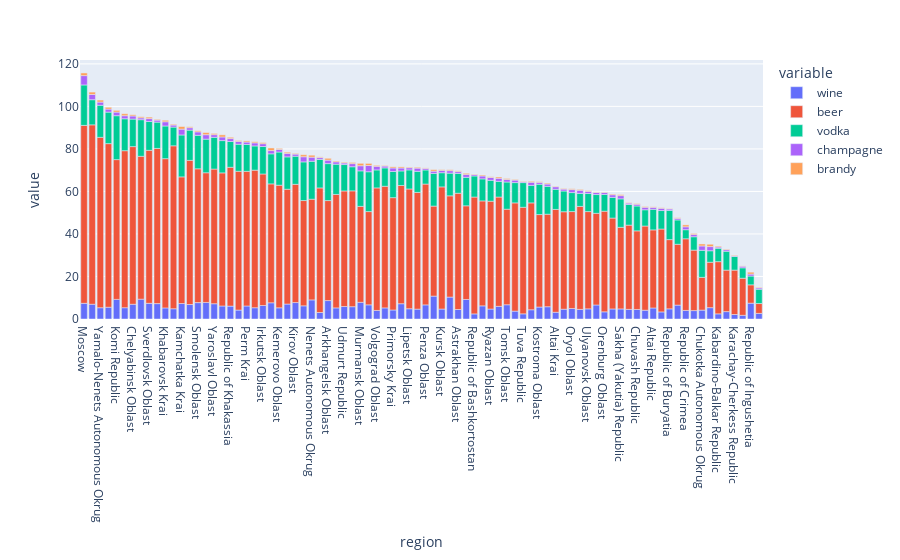

Notebook code cell kept with this figure:
### Code cell
fig = px.bar(df_region, x='region', y=drink_cat).update_xaxes(categoryorder="total descending")
fig.show()

### Figure 1 — Plotly figure (JSON) as saved in the notebook; plotly's stock layout.template omitted (floating-point values rounded to 4 significant figures)
{"data": [{"alignmentgroup": "True", "hovertemplate": "variable=wine<br>region=%{x}<br>value=%{y}<extra></extra>", "legendgroup": "wine", "marker": {"color": "#636efa", "pattern": {"shape": ""}}, "name": "wine", "offsetgroup": "wine", "orientation": "v", "showlegend": true, "textposition": "auto", "type": "bar", "x": ["Altai Krai", "Altai Republic", "Amur Oblast", "Arkhangelsk Oblast", "Astrakhan Oblast", "Belgorod Oblast", "Bryansk Oblast", "Chelyabinsk Oblast", "Chukotka Autonomous Okrug", "Chuvash Republic", "Irkutsk Oblast", "Ivanovo Oblast", "Jewish Autonomous Oblast", "Kabardino-Balkar Republic", "Kaliningrad Oblast", "Kaluga Oblast", "Kamchatka Krai", "Karachay-Cherkess Republic", "Kemerovo Oblast", "Khabarovsk Krai", "Khanty–Mansi Autonomous Okrug – Yugra", "Kirov Oblast", "Komi Republic", "Kostroma Oblast", "Krasnodar Krai", "Krasnoyarsk Krai", "Kurgan Oblast", "Kursk Oblast", "Leningrad Oblast", "Lipetsk Oblast", "Magadan Oblast", "Mari El Republic", "Moscow", "Moscow Oblast", "Murmansk Oblast", "Nenets Autonomous Okrug", "Nizhny Novgorod Oblast", "Novgorod Oblast", "Novosibirsk Oblast", "Omsk Oblast", "Orenburg Oblast", "Oryol Oblast", "Penza Oblast", "Perm Krai", "Primorsky Krai", "Pskov Oblast", "Republic of Adygea", "Republic of Bashkortostan", "Republic of Buryatia", "Republic of Crimea", "Republic of Dagestan", "Republic of Ingushetia", "Republic of Kalmykia", "Republic of Karelia", "Republic of Khakassia", "Republic of Mordovia", "Republic of North Ossetia-Alania", "Republic of Tatarstan", "Rostov Oblast", "Ryazan Oblast", "Saint Petersburg", "Sakha (Yakutia) Republic", "Sakhalin Oblast", "Samara Oblast", "Saratov Oblast", "Sevastopol", "Smolensk Oblast", "Stavropol Krai", "Sverdlovsk Oblast", "Tambov Oblast", "Tomsk Oblast", "Tula Oblast", "Tuva Republic", "Tver Oblast", "Tyumen Oblast", "Udmurt Republic", "Ulyanovsk Oblast", "Vladimir Oblast", "Volgograd Oblast", "Vologda Oblast", "Voronezh Oblast", "Yamalo-Nenets Autonomous Okrug", "Yaroslavl Oblast", "Zabaykalsky Krai"], "xaxis": "x", "y": [3.174, 5.19, 5.222, 8.67, 4.469, 3.337, 6.593, 6.944, 4.175, 4.486, 6.353, 7.237, 4.614, 2.424, 7.636, 5.787, 7.278, 2.119, 5.262, 5.221, 5.321, 7.733, 9.224, 5.627, 7.193, 5.301, 5.22, 4.691, 7.786, 4.825, 6.662, 6.53, 7.382, 6.126, 7.854, 8.986, 6.187, 9.185, 4.205, 4.827, 3.379, 4.953, 6.635, 6.13, 4.244, 10.31, 3.963, 2.397, 4.779, 4.033, 2.635, 7.45, 3.472, 10.76, 6.069, 4.529, 1.743, 3.058, 4.527, 4.693, 6.953, 4.746, 6.2, 4.351, 4.129, 5.333, 7.709, 5.962, 7.383, 3.709, 6.701, 4.728, 2.429, 7.036, 5.542, 5.871, 4.779, 5.775, 4.027, 9.328, 4.638, 5.312, 7.193, 6.806], "yaxis": "y"}, {"alignmentgroup": "True", "hovertemplate": "variable=beer<br>region=%{x}<br>value=%{y}<extra></extra>", "legendgroup": "beer", "marker": {"color": "#EF553B", "pattern": {"shape": ""}}, "name": "beer", "offsetgroup": "beer", "orientation": "v", "showlegend": true, "textposition": "auto", "type": "bar", "x": ["Altai Krai", "Altai Republic", "Amur Oblast", "Arkhangelsk Oblast", "Astrakhan Oblast", "Belgorod Oblast", "Bryansk Oblast", "Chelyabinsk Oblast", "Chukotka Autonomous Okrug", "Chuvash Republic", "Irkutsk Oblast", "Ivanovo Oblast", "Jewish Autonomous Oblast", "Kabardino-Balkar Republic", "Kaliningrad Oblast", "Kaluga Oblast", "Kamchatka Krai", "Karachay-Cherkess Republic", "Kemerovo Oblast", "Khabarovsk Krai", "Khanty–Mansi Autonomous Okrug – Yugra", "Kirov Oblast", "Komi Republic", "Kostroma Oblast", "Krasnodar Krai", "Krasnoyarsk Krai", "Kurgan Oblast", "Kursk Oblast", "Leningrad Oblast", "Lipetsk Oblast", "Magadan Oblast", "Mari El Republic", "Moscow", "Moscow Oblast", "Murmansk Oblast", "Nenets Autonomous Okrug", "Nizhny Novgorod Oblast", "Novgorod Oblast", "Novosibirsk Oblast", "Omsk Oblast", "Orenburg Oblast", "Oryol Oblast", "Penza Oblast", "Perm Krai", "Primorsky Krai", "Pskov Oblast", "Republic of Adygea", "Republic of Bashkortostan", "Republic of Buryatia", "Republic of Crimea", "Republic of Dagestan", "Republic of Ingushetia", "Republic of Kalmykia", "Republic of Karelia", "Republic of Khakassia", "Republic of Mordovia", "Republic of North Ossetia-Alania", "Republic of Tatarstan", "Rostov Oblast", "Ryazan Oblast", "Saint Petersburg", "Sakha (Yakutia) Republic", "Sakhalin Oblast", "Samara Oblast", "Saratov Oblast", "Sevastopol", "Smolensk Oblast", "Stavropol Krai", "Sverdlovsk Oblast", "Tambov Oblast", "Tomsk Oblast", "Tula Oblast", "Tuva Republic", "Tver Oblast", "Tyumen Oblast", "Udmurt Republic", "Ulyanovsk Oblast", "Vladimir Oblast", "Volgograd Oblast", "Vologda Oblast", "Voronezh Oblast", "Yamalo-Nenets Autonomous Okrug", "Yaroslavl Oblast", "Zabaykalsky Krai"], "xaxis": "x", "y": [48.37, 36.72, 53.38, 47.04, 54.7, 38.99, 43.13, 74.15, 15.42, 36.97, 61.86, 73.0, 45.84, 24.55, 55.92, 54.49, 59.57, 20.88, 57.68, 70.19, 73.85, 55.63, 65.74, 43.49, 55.61, 64.72, 57.22, 57.45, 61, 56.34, 43.87, 28.62, 83.69, 62.6, 45.13, 47.37, 49.36, 44.06, 65.28, 76.64, 47.33, 45.58, 56.84, 63.33, 52.84, 47.63, 28.44, 54.97, 32.56, 33.7, 4.644, 8.625, 19.53, 42.35, 65.29, 39.62, 17.44, 58.6, 48.45, 50.72, 84.38, 38.38, 49.52, 50.26, 39.61, 21.37, 62.94, 51.41, 71.96, 50.91, 44.95, 42.75, 50.14, 54.01, 76.95, 54.36, 45.75, 43.52, 57.63, 67.21, 54.91, 80.14, 63.33, 67.81], "yaxis": "y"}, {"alignmentgroup": "True", "hovertemplate": "variable=vodka<br>region=%{x}<br>value=%{y}<extra></extra>", "legendgroup": "vodka", "marker": {"color": "#00cc96", "pattern": {"shape": ""}}, "name": "vodka", "offsetgroup": "vodka", "orientation": "v", "showlegend": true, "textposition": "auto", "type": "bar", "x": ["Altai Krai", "Altai Republic", "Amur Oblast", "Arkhangelsk Oblast", "Astrakhan Oblast", "Belgorod Oblast", "Bryansk Oblast", "Chelyabinsk Oblast", "Chukotka Autonomous Okrug", "Chuvash Republic", "Irkutsk Oblast", "Ivanovo Oblast", "Jewish Autonomous Oblast", "Kabardino-Balkar Republic", "Kaliningrad Oblast", "Kaluga Oblast", "Kamchatka Krai", "Karachay-Cherkess Republic", "Kemerovo Oblast", "Khabarovsk Krai", "Khanty–Mansi Autonomous Okrug – Yugra", "Kirov Oblast", "Komi Republic", "Kostroma Oblast", "Krasnodar Krai", "Krasnoyarsk Krai", "Kurgan Oblast", "Kursk Oblast", "Leningrad Oblast", "Lipetsk Oblast", "Magadan Oblast", "Mari El Republic", "Moscow", "Moscow Oblast", "Murmansk Oblast", "Nenets Autonomous Okrug", "Nizhny Novgorod Oblast", "Novgorod Oblast", "Novosibirsk Oblast", "Omsk Oblast", "Orenburg Oblast", "Oryol Oblast", "Penza Oblast", "Perm Krai", "Primorsky Krai", "Pskov Oblast", "Republic of Adygea", "Republic of Bashkortostan", "Republic of Buryatia", "Republic of Crimea", "Republic of Dagestan", "Republic of Ingushetia", "Republic of Kalmykia", "Republic of Karelia", "Republic of Khakassia", "Republic of Mordovia", "Republic of North Ossetia-Alania", "Republic of Tatarstan", "Rostov Oblast", "Ryazan Oblast", "Saint Petersburg", "Sakha (Yakutia) Republic", "Sakhalin Oblast", "Samara Oblast", "Saratov Oblast", "Sevastopol", "Smolensk Oblast", "Stavropol Krai", "Sverdlovsk Oblast", "Tambov Oblast", "Tomsk Oblast", "Tula Oblast", "Tuva Republic", "Tver Oblast", "Tyumen Oblast", "Udmurt Republic", "Ulyanovsk Oblast", "Vladimir Oblast", "Volgograd Oblast", "Vologda Oblast", "Voronezh Oblast", "Yamalo-Nenets Autonomous Okrug", "Yaroslavl Oblast", "Zabaykalsky Krai"], "xaxis": "x", "y": [9.466, 9.684, 14.22, 17.38, 9.297, 8.687, 8.819, 12.94, 12.71, 11.71, 12.92, 12.36, 9.741, 6.299, 14.13, 11.34, 19.71, 6.435, 15.61, 15.38, 15.01, 13.21, 20.65, 14.27, 6.835, 11.38, 8.643, 6.675, 15.81, 8.971, 18.73, 11.45, 19.02, 15.19, 16.69, 17.85, 10.37, 13.4, 12.72, 8.804, 7.878, 8.937, 6.626, 12.64, 12.3, 10.66, 6.289, 9.909, 13.77, 4.267, 6.715, 4.125, 8.867, 15.35, 12.14, 9.726, 4.897, 13.43, 6.093, 9.817, 11.82, 13.39, 18.18, 8.226, 7.645, 5.4, 15.76, 7.371, 13.56, 9.552, 12.78, 9.739, 11.59, 15.2, 14.83, 12.42, 8.494, 13.11, 8.457, 17.22, 9.916, 15.09, 14.94, 14.24], "yaxis": "y"}, {"alignmentgroup": "True", "hovertemplate": "variable=champagne<br>region=%{x}<br>value=%{y}<extra></extra>", "legendgroup": "champagne", "marker": {"color": "#ab63fa", "pattern": {"shape": ""}}, "name": "champagne", "offsetgroup": "champagne", "orientation": "v", "showlegend": true, "textposition": "auto", "type": "bar", "x": ["Altai Krai", "Altai Republic", "Amur Oblast", "Arkhangelsk Oblast", "Astrakhan Oblast", "Belgorod Oblast", "Bryansk Oblast", "Chelyabinsk Oblast", "Chukotka Autonomous Okrug", "Chuvash Republic", "Irkutsk Oblast", "Ivanovo Oblast", "Jewish Autonomous Oblast", "Kabardino-Balkar Republic", "Kaliningrad Oblast", "Kaluga Oblast", "Kamchatka Krai", "Karachay-Cherkess Republic", "Kemerovo Oblast", "Khabarovsk Krai", "Khanty–Mansi Autonomous Okrug – Yugra", "Kirov Oblast", "Komi Republic", "Kostroma Oblast", "Krasnodar Krai", "Krasnoyarsk Krai", "Kurgan Oblast", "Kursk Oblast", "Leningrad Oblast", "Lipetsk Oblast", "Magadan Oblast", "Mari El Republic", "Moscow", "Moscow Oblast", "Murmansk Oblast", "Nenets Autonomous Okrug", "Nizhny Novgorod Oblast", "Novgorod Oblast", "Novosibirsk Oblast", "Omsk Oblast", "Orenburg Oblast", "Oryol Oblast", "Penza Oblast", "Perm Krai", "Primorsky Krai", "Pskov Oblast", "Republic of Adygea", "Republic of Bashkortostan", "Republic of Buryatia", "Republic of Crimea", "Republic of Dagestan", "Republic of Ingushetia", "Republic of Kalmykia", "Republic of Karelia", "Republic of Khakassia", "Republic of Mordovia", "Republic of North Ossetia-Alania", "Republic of Tatarstan", "Rostov Oblast", "Ryazan Oblast", "Saint Petersburg", "Sakha (Yakutia) Republic", "Sakhalin Oblast", "Samara Oblast", "Saratov Oblast", "Sevastopol", "Smolensk Oblast", "Stavropol Krai", "Sverdlovsk Oblast", "Tambov Oblast", "Tomsk Oblast", "Tula Oblast", "Tuva Republic", "Tver Oblast", "Tyumen Oblast", "Udmurt Republic", "Ulyanovsk Oblast", "Vladimir Oblast", "Volgograd Oblast", "Vologda Oblast", "Voronezh Oblast", "Yamalo-Nenets Autonomous Okrug", "Yaroslavl Oblast", "Zabaykalsky Krai"], "xaxis": "x", "y": [1.207, 0.9347, 1.116, 1.631, 0.8616, 1.073, 0.9574, 1.465, 2.058, 0.81, 1.326, 0.9458, 0.9058, 0.5711, 1.523, 1.478, 2.737, 0.3195, 1.209, 1.978, 1.447, 0.9905, 1.697, 0.8832, 1.384, 1.444, 0.8532, 1.107, 2.091, 1.017, 2.935, 0.7447, 4.386, 1.704, 2.406, 1.914, 1.357, 1.301, 1.319, 0.9516, 0.8947, 1.408, 0.7537, 1.128, 1.654, 1.173, 1.018, 0.6658, 0.6616, 1.367, 0.6411, 0.925, 0.7437, 1.062, 1.362, 0.6426, 0.7674, 0.8505, 1.474, 1.327, 2.469, 1.509, 2.421, 1.478, 1.168, 1.967, 1.615, 1.464, 1.361, 1.158, 1.175, 1.224, 0.4458, 1.655, 1.426, 0.7258, 0.9916, 1.073, 1.708, 0.8574, 1.5, 1.486, 1.241, 1.114], "yaxis": "y"}, {"alignmentgroup": "True", "hovertemplate": "variable=brandy<br>region=%{x}<br>value=%{y}<extra></extra>", "legendgroup": "brandy", "marker": {"color": "#FFA15A", "pattern": {"shape": ""}}, "name": "brandy", "offsetgroup": "brandy", "orientation": "v", "showlegend": true, "textposition": "auto", "type": "bar", "x": ["Altai Krai", "Altai Republic", "Amur Oblast", "Arkhangelsk Oblast", "Astrakhan Oblast", "Belgorod Oblast", "Bryansk Oblast", "Chelyabinsk Oblast", "Chukotka Autonomous Okrug", "Chuvash Republic", "Irkutsk Oblast", "Ivanovo Oblast", "Jewish Autonomous Oblast", "Kabardino-Balkar Republic", "Kaliningrad Oblast", "Kaluga Oblast", "Kamchatka Krai", "Karachay-Cherkess Republic", "Kemerovo Oblast", "Khabarovsk Krai", "Khanty–Mansi Autonomous Okrug – Yugra", "Kirov Oblast", "Komi Republic", "Kostroma Oblast", "Krasnodar Krai", "Krasnoyarsk Krai", "Kurgan Oblast", "Kursk Oblast", "Leningrad Oblast", "Lipetsk Oblast", "Magadan Oblast", "Mari El Republic", "Moscow", "Moscow Oblast", "Murmansk Oblast", "Nenets Autonomous Okrug", "Nizhny Novgorod Oblast", "Novgorod Oblast", "Novosibirsk Oblast", "Omsk Oblast", "Orenburg Oblast", "Oryol Oblast", "Penza Oblast", "Perm Krai", "Primorsky Krai", "Pskov Oblast", "Republic of Adygea", "Republic of Bashkortostan", "Republic of Buryatia", "Republic of Crimea", "Republic of Dagestan", "Republic of Ingushetia", "Republic of Kalmykia", "Republic of Karelia", "Republic of Khakassia", "Republic of Mordovia", "Republic of North Ossetia-Alania", "Republic of Tatarstan", "Rostov Oblast", "Ryazan Oblast", "Saint Petersburg", "Sakha (Yakutia) Republic", "Sakhalin Oblast", "Samara Oblast", "Saratov Oblast", "Sevastopol", "Smolensk Oblast", "Stavropol Krai", "Sverdlovsk Oblast", "Tambov Oblast", "Tomsk Oblast", "Tula Oblast", "Tuva Republic", "Tver Oblast", "Tyumen Oblast", "Udmurt Republic", "Ulyanovsk Oblast", "Vladimir Oblast", "Volgograd Oblast", "Vologda Oblast", "Voronezh Oblast", "Yamalo-Nenets Autonomous Okrug", "Yaroslavl Oblast", "Zabaykalsky Krai"], "xaxis": "x", "y": [0.2368, 0.2537, 0.3968, 0.8705, 0.3611, 0.2558, 0.27, 0.5605, 0.9358, 0.3242, 0.5321, 0.3711, 0.3, 0.3995, 1.238, 0.5347, 1.245, 0.2758, 0.4847, 0.7047, 0.9242, 0.3342, 0.81, 0.3111, 0.5326, 0.5447, 0.2747, 0.3311, 1.022, 0.3132, 0.9895, 0.3084, 1.258, 1.001, 1.127, 0.9395, 0.4447, 0.5821, 0.4363, 0.3811, 0.2632, 0.3932, 0.2311, 0.56, 0.5537, 0.44, 0.5079, 0.2568, 0.1721, 0.9, 0.2721, 0.9, 0.28, 0.7368, 0.6032, 0.2132, 0.14, 0.3258, 0.4053, 0.3316, 1.117, 0.4605, 0.9432, 0.4316, 0.3674, 1.1, 0.5068, 0.5916, 0.6895, 0.3237, 0.4711, 0.3632, 0.2353, 0.5479, 0.8416, 0.3589, 0.3647, 0.4232, 0.4368, 0.5179, 0.4021, 0.9516, 0.5711, 0.4395], "yaxis": "y"}], "layout": {"barmode": "relative", "legend": {"title": {"text": "variable"}, "tracegroupgap": 0}, "margin": {"t": 60}, "xaxis": {"anchor": "y", "categoryorder": "total descending", "domain": [0, 1], "title": {"text": "region"}}, "yaxis": {"anchor": "x", "domain": [0, 1], "title": {"text": "value"}}}}
